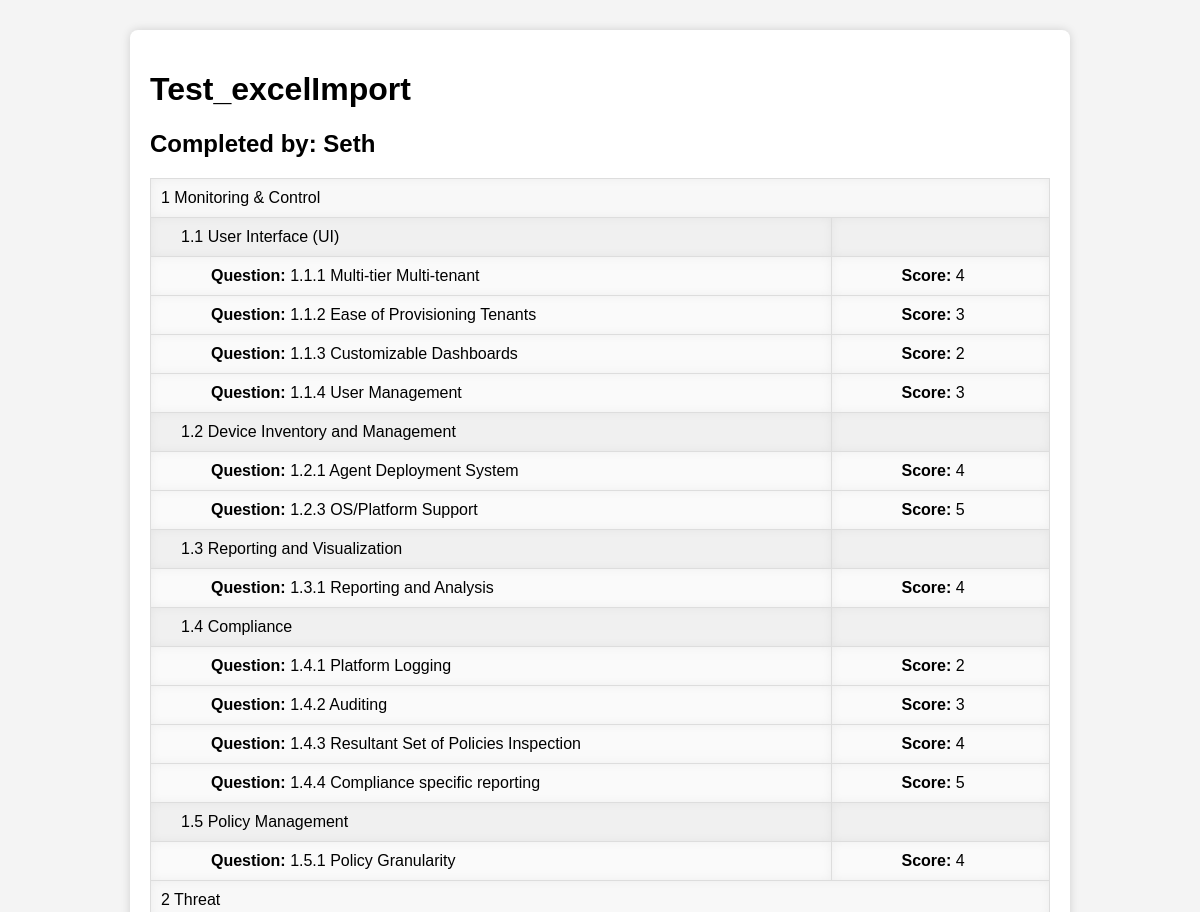
Before: /admin_dashboard/19/ (upper part) with the older database file.
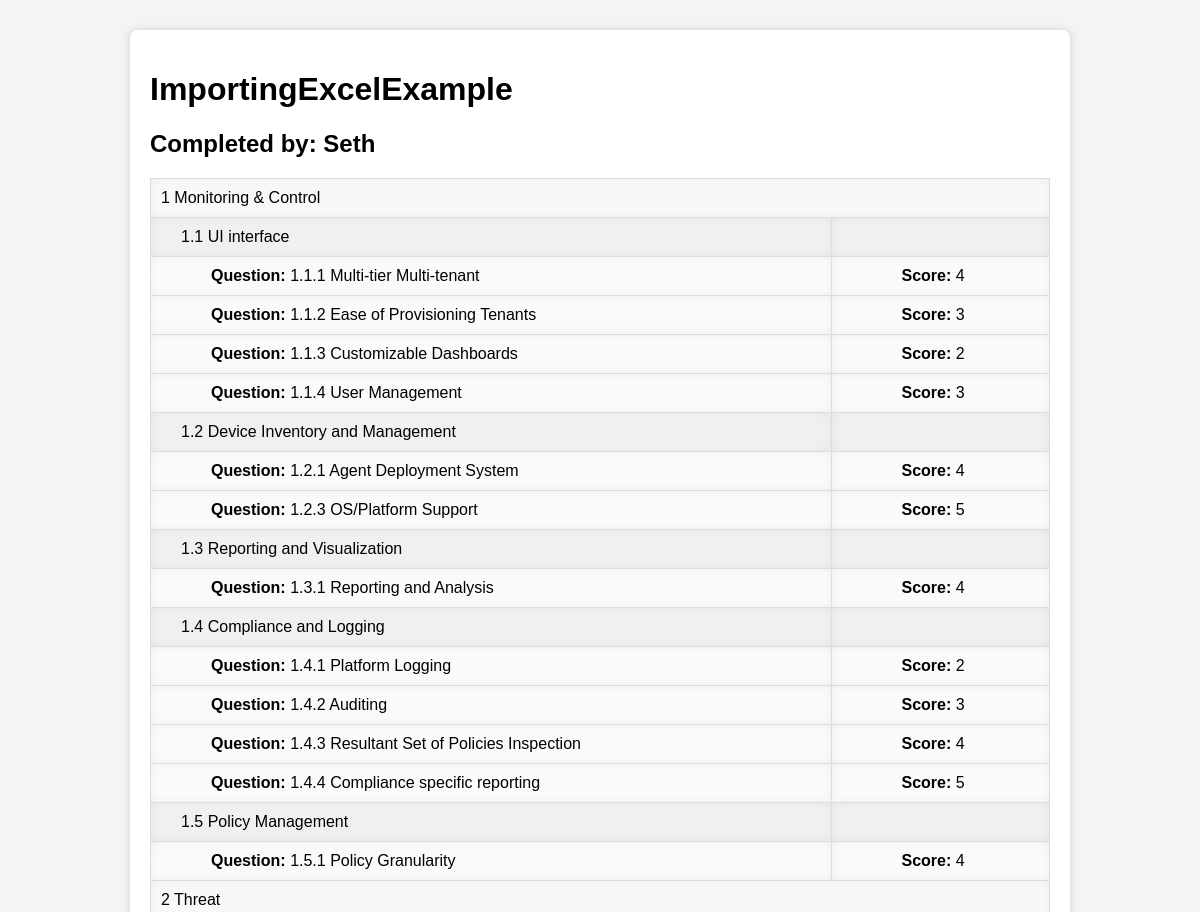
After: the same page with the newer database file.
### formapp/models.py (models this page shows)
class FormAssignment(models.Model):
    form = models.ForeignKey(Form, on_delete=models.CASCADE)
    employee = models.ForeignKey(Employee, on_delete=models.CASCADE)
    responses = models.ManyToManyField(Response)  # Add this line
    completed = models.BooleanField(default=False)

class Form(models.Model):
    title = models.CharField(max_length=200)
    creator = models.ForeignKey(User, on_delete=models.CASCADE)
    creation_date = models.DateTimeField(auto_now_add=True)
    assigned_employees = models.ManyToManyField(Employee, through='FormAssignment')
    is_draft = models.BooleanField(default=False)  # New field
    total_score = models.DecimalField(max_digits=5, decimal_places=2, default=0.0)  # New field to store the overall form score

class Subsection(models.Model):
    title = models.CharField(max_length=200)
    section = models.ForeignKey(Section, on_delete=models.CASCADE)
    order = models.IntegerField()  # For ordering the subsections within a section
    weight = models.DecimalField(max_digits=5, decimal_places=2, default=0.0)  # New field to store the weight of the subsection
    score = models.DecimalField(max_digits=5, decimal_places=2, default=0.0)  # New field to store the score of the subsection

class Employee(models.Model):
    user = models.OneToOneField(User, on_delete=models.CASCADE)

### formapp/views.py (the view)
# urls.py: path('admin_dashboard/<int:assignment_id>/', views.assignment_detail, name='assignment_detail'),
def assignment_detail(request, assignment_id):
    assignment = get_object_or_404(FormAssignment, pk=assignment_id)
    question_responses = []
    for question in Question.objects.filter(subsection__section__form=assignment.form):
        try:
            response = Response.objects.get(assignment=assignment, question=question)
            question_responses.append({
                'question': question,
                'response': response,
            })
        except Response.DoesNotExist:
            continue
    context = {
        "assignment": assignment,
        "question_responses": question_responses,
    }
    return render(request, 'formapp/assignment_detail.html', context)

### formapp/templates/formapp/assignment_detail.html (shortened to what this page needs)
{% load static %}
{% block content %}
    <div class="container">
        <h1 class="my-4">{{ assignment.form.title }}</h1>
        <h2 class="mb-4">Completed by: {{ assignment.employee.user.username }}</h2>
        <table id="sections" class="table table-striped">
            {% for section in assignment.form.section_set.all %}
                <tr class="section">
                    <td colspan="2">{{ section.title }}</td>
                </tr>
                {% for subsection in section.subsection_set.all %}
                    <tr class="subsection">
                        <td style="padding-left: 30px;">{{ subsection.title }}</td>
                        <td></td>
                    </tr>
                    {% for question_response in question_responses %}
                        {% if question_response.question.subsection == subsection %}
                            <tr class="question">
                                <td style="padding-left: 60px;"><strong>Question:</strong> {{ question_response.question.text }}</td>
                                <td>
                                    {% if question_response.response.score %}
                                        <strong>Score:</strong> {{ question_response.response.score }}
                                    {% endif %}
                                </td>
                            </tr>
                        {% endif %}
                    {% endfor %}
                {% endfor %}
            {% endfor %}
        </table>
    </div>
{% endblock %}
{% block css %}
    <link rel="stylesheet" href="{% static 'formapp/assignment_detail.css' %}">
{% endblock %}

Changed rows visible on the page:
changed through a linked row, FormAssignment "Seth": form "Test_excelImport" → "ImportingExcelExample"
changed Subsection: title "1.1 User Interface (UI)" → "1.1 UI interface"
changed Subsection: title "1.4 Compliance" → "1.4 Compliance and Logging"
